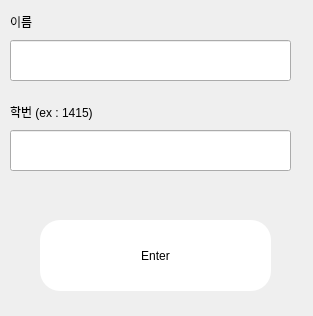
<?xml version="1.0" encoding="UTF-8"?>
<ui version="4.0">
 <class>MainWindow</class>
 <widget class="QMainWindow" name="MainWindow">
  <property name="geometry">
   <rect>
    <x>0</x>
    <y>0</y>
    <width>313</width>
    <height>316</height>
   </rect>
  </property>
  <property name="minimumSize">
   <size>
    <width>313</width>
    <height>316</height>
   </size>
  </property>
  <property name="maximumSize">
   <size>
    <width>313</width>
    <height>316</height>
   </size>
  </property>
  <property name="windowTitle">
   <string>MainWindow</string>
  </property>
  <widget class="QWidget" name="centralwidget">
   <widget class="QLineEdit" name="nameEdit">
    <property name="geometry">
     <rect>
      <x>10</x>
      <y>40</y>
      <width>281</width>
      <height>41</height>
     </rect>
    </property>
   </widget>
   <widget class="QLabel" name="label">
    <property name="geometry">
     <rect>
      <x>10</x>
      <y>10</y>
      <width>411</width>
      <height>24</height>
     </rect>
    </property>
    <property name="text">
     <string>이름</string>
    </property>
   </widget>
   <widget class="QLabel" name="label_2">
    <property name="geometry">
     <rect>
      <x>10</x>
      <y>100</y>
      <width>411</width>
      <height>24</height>
     </rect>
    </property>
    <property name="text">
     <string>학번 (ex : 1415)</string>
    </property>
   </widget>
   <widget class="QLineEdit" name="classEdit">
    <property name="geometry">
     <rect>
      <x>10</x>
      <y>130</y>
      <width>281</width>
      <height>41</height>
     </rect>
    </property>
   </widget>
   <widget class="QPushButton" name="loginButton">
    <property name="geometry">
     <rect>
      <x>40</x>
      <y>220</y>
      <width>231</width>
      <height>71</height>
     </rect>
    </property>
    <property name="styleSheet">
     <string notr="true">border-radius:20px;
background-color: rgb(255,255,255);
front : 10pt &quot;MS Shell Dig 2&quot;;</string>
    </property>
    <property name="text">
     <string>Enter</string>
    </property>
   </widget>
  </widget>
 </widget>
 <resources/>
 <connections/>
</ui>
